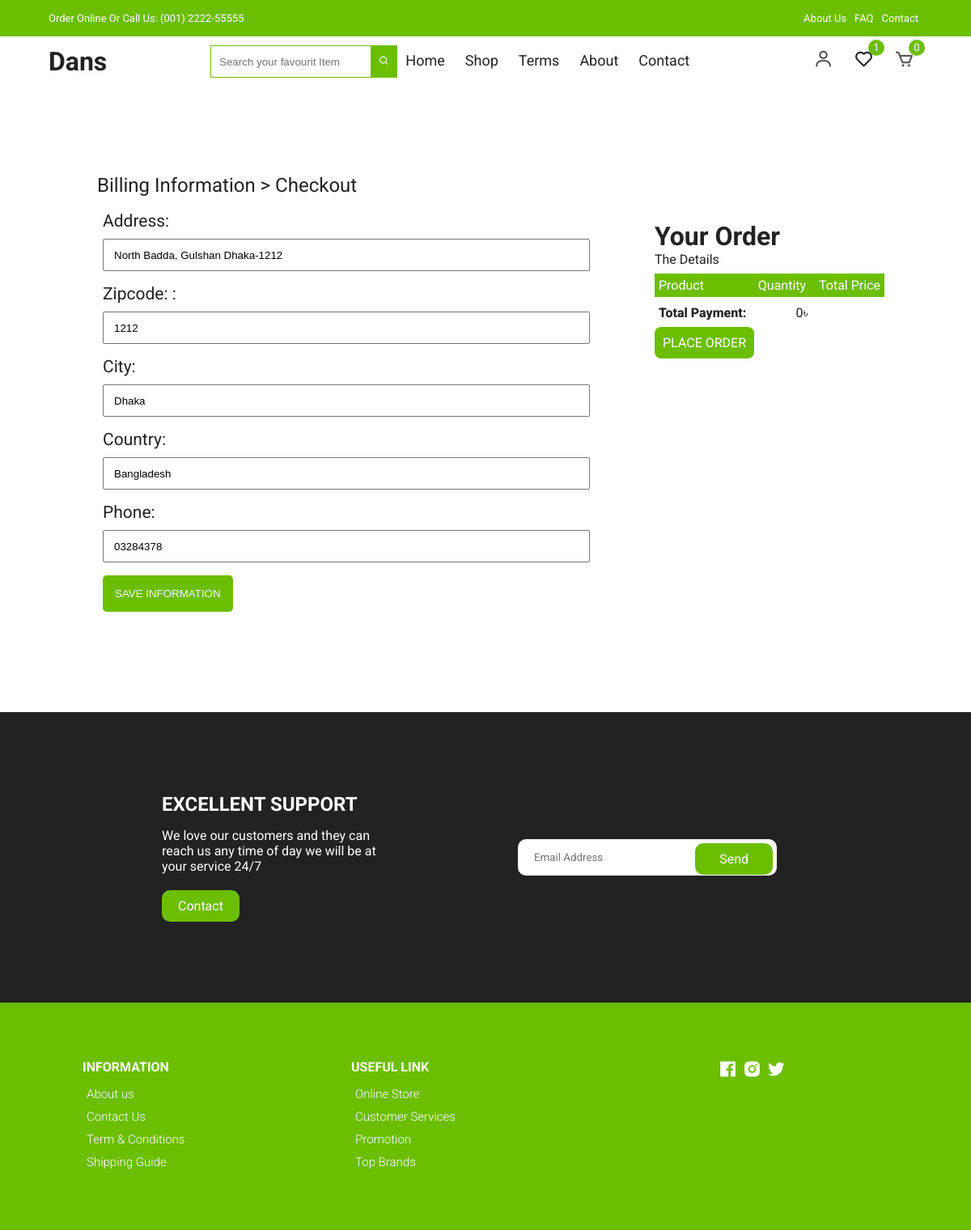
Page /chckout-order/ (signed in) on the committed database.
### Accounts/models.py (models this page shows, shortened)
class User(AbstractBaseUser, PermissionsMixin):
    email = models.EmailField(unique=True, null=False)
    password = models.CharField(max_length=120)
    user_rol = (
        ('Admin','Admin'),
        ('Customer','Customer'),
    )
    user_type = models.CharField(
        max_length=20,
        choices=user_rol,
        default='Customer'
        )
    is_staff = models.BooleanField(
        gettext_lazy("staff status"),
        default=False,
        help_text = gettext_lazy("Designet whether this user can Login this site")
    )
    is_active = models.BooleanField(
        gettext_lazy("Active"),
        default=True,
        help_text = gettext_lazy("designates Whether this user should be creates as active. unselect this instad of deleting accounts")
    )
    USERNAME_FIELD = 'email'
    objects = MyUserManager()

### paymentApp/models.py (models this page shows, shortened)
class Billing_Address(models.Model):
    user = models.ForeignKey(User, on_delete=models.CASCADE, related_name='ba')
    address = models.CharField(max_length=20, null=True, blank=True)
    zipeCode = models.CharField(max_length=150, null=True, blank=True)
    city = models.CharField(max_length=150, null=True, blank=True)
    country = models.CharField(max_length=150, null=True, blank=True)
    phone = models.CharField(max_length=50, null=True, blank=True)
    created_at = models.DateTimeField(auto_now_add=True)
    def is_fully_filed(self):
        fields_name=[f.name for f in self._meta.get_fields()]
        for field_name in fields_name:
            value = getattr(self, field_name)
            if value is None or value=='':
                return False
        return True

### orderApp/models.py (models this page shows, shortened)
class Order(models.Model):
    orderItem = models.ManyToManyField(Cart)
    user = models.ForeignKey(User, on_delete=models.CASCADE, related_name='user_order')
    ordered = models.BooleanField(default=False)
    createdAt = models.DateTimeField(auto_now_add=True)
    order_date = models.DateField(auto_now=True)
    paymentId = models.CharField(max_length=264, blank=True, null=True)
    delivered_status = models.BooleanField(default=False)
    orderId = models.CharField(max_length=200, blank=True, null=True)
    def getTotals(self):
        total = 0
        for order_item in self.orderItem.all():
            total += float(order_item.get_total())
        return total

### paymentApp/views.py (the view, shortened to what this page needs)
# urls.py: path('chckout-order/', views.Checkout, name='checkout'),
@login_required
def Checkout(request):
    saved_address = Billing_Address.objects.get_or_create(user=request.user)
    order_qs = Order.objects.filter(user=request.user, ordered=False)
    order_items = order_qs[0].orderItem.all()
    order_total = order_qs[0].getTotals
    address = Billing_Address.objects.get(user=request.user)
    context={
        'address':address,
        'order_items':order_items,
        'order_total':order_total,
    }
    return render(request, 'paymentApp/checkout.html', context)

### orderApp/templatetags/cart_tag.py (called while the page is built)
@register.filter
def cart_total(user):
    order = Cart.objects.filter(user=user, purchase=False)
    if order.exists():
        return order.count()
    else:
        return 0

@register.filter
def wishListTotal(user):
    wishlist = WishList.objects.filter(user=user)
    if wishlist.exists():
        return wishlist.count()
    else:
        return 0

### template/paymentApp/checkout.html (shortened to what this page needs)
{% extends "base.html" %}
{% load static %}
{% block body %}
    <div class="checkout-container">
        <h2>Billing Information > Checkout</h2>
        <div class="address-container">
            <div class="input-fields">
                <form action="" method="POST">
                    <div class="fields">
                        <label for="address">Address: </label>
                        <input type="text" value="{{ address.address }}" name="address" id="address" >
                    </div>
                    <div class="fields">
                        <label for="zip">Zipcode: : </label>
                        <input type="text" name="zipcode" value="{{address.zipeCode}}" placeholder="Zipcode" id="zip" >
                    </div>
                    <div class="fields">
                        <label for="city">City: </label>
                        <input type="text" name="city" value="{{address.city}}" placeholder="City" id="city" >
                    </div>
                    <div class="fields">
                        <label for="country">Country: </label>
                        <input type="text" name="country" value="{{address.country}}" placeholder="Country" id="country" >
                    </div>
                    <div class="fields">
                        <label for="phone">Phone: </label>
                        <input type="text" name="phone" value="{{address.phone}}" placeholder="Phone" id="phone" >
                    </div>
                    <div class="fields">
                        <button type="submit">SAVE INFORMATION</button>
                    </div>
                </form>
            </div>
            <div class="total-fields">
                <div class="orderContainer">
                    <h1>Your Order</h1>
                    <p>The Details</p>
                    <table>
                        <tr>
                            <th>Product</th>
                            <th>Quantity</th>
                            <th>Total Price</th>
                        </tr>
                        <tr>
                            <td style="font-weight: 800;">Total Payment: </td>
                            <td>{{order_total}}&#2547</td>
                        </tr>
                    </table>
                    {% if address.is_fully_filed %}
                        <a href="{% url 'paymentApp:payment' %}" class="orderBtn">PLACE ORDER</a>
                    {% else %}
                        <a href="" aria-disabled="true" class="orderBtn" style="background-color: rgb(209, 55, 55);">Complate Billing Address</a>
                    {% endif %}
                </div>
            </div>
        </div>
    </div>
{% endblock %}

### template/base.html (shortened to what this page needs)
<!DOCTYPE html>
{% load static %}
{% load cart_tag %}
<html lang="en">
  <head>
    <link
      href="https://unpkg.com/boxicons@2.0.7/css/boxicons.min.css"
      rel="stylesheet" />
    <link rel="stylesheet"
      href="https://cdnjs.cloudflare.com/ajax/libs/Glide.js/3.4.1/css/glide.core.css">
    <link rel="stylesheet"
      href="https://cdnjs.cloudflare.com/ajax/libs/Glide.js/3.4.1/css/glide.theme.css">
    <link rel="stylesheet" href="{% static 'website_assets/css/styles.css' %}" />
  </head>
  <body>
    <header class="header" id="header">
      <div class="top-nav">
        <div class="container d-flex">
          <p>Order Online Or Call Us: (001) 2222-55555</p>
          <ul class="d-flex">
            <li><a href="{% url 'homeApp:about_us' %}">About Us</a></li>
            <li><a href="{% url 'homeApp:faq' %}">FAQ</a></li>
            <li><a href="{% url 'homeApp:contact_us' %}">Contact</a></li>
          </ul>
        </div>
      </div>
      <div class="navigation">
        <div class="nav-center container d-flex">
          <a href="/" class="logo text-6xl font-bold"><h1>Dans</h1></a>
          <ul class="nav-list d-flex">
            <li>
              <div class="hidden">
                <form action="{% url 'homeApp:home' %}" method="GET">
                  <input
                    style="height: 40px;padding:10px;border:1px solid #6cbe02; outline:none"
                    type="text" name="search"
                    placeholder="Search your favourit Item">
                  <button id="carsh-btn"
                    style="background-color: #6cbe02;height:40px;padding:0 10px;color:white;border:0;margin-left:-5px;"><i
                      class="bx bx-search"></i></button>
                </form>
              </div>
            </li>
            <li class="nav-item">
              <a href="/" class="nav-link">Home</a>
            </li>
            <li class="nav-item">
              <a href="{% url 'shopApp:products' %}" class="nav-link">Shop</a>
            </li>
            <li class="nav-item">
              <a href="{% url 'homeApp:tearm' %}" class="nav-link">Terms</a>
            </li>
            <li class="nav-item">
              <a href="{% url 'homeApp:about_us' %}" class="nav-link">About</a>
            </li>
            <li class="nav-item">
              <a href="{% url 'homeApp:contact_us' %}" class="nav-link">Contact</a>
            </li>
          </ul>
          <div class="icons d-flex">
            {% if user.is_authenticated %}
            <a href="{% url 'accounts:profile' %}" class="icon">
              <i class="bx bx-user"></i>
            </a>
            <div class="icon">
              <a href="{% url 'shopApp:wishList' %}"><i class="bx bx-heart"></i></a>
              <span class="d-flex">{{request.user | wishListTotal}}</span>
            </div>
            <a href="{% url 'orderApp:card_view' %}" class="icon">
              <i class="bx bx-cart"></i>
              <span class="d-flex">{{request.user | cart_total}}</span>
            </a>
            </div>
            {% endif %}
        </div>
      </div>
    </header>
    {% block body %}
    {% endblock body %}
    {% include "includs/footer.html" %}
  </body>
</html>

### static/website_assets/css/styles.css (style rules this page uses)
:root { --white: #fff; --black: #222; --green: #6cbe02; --grey1: #f0f0f0; --grey2: #e9d7d3; }
*, *::before, *::after { margin: 0; padding: 0; box-sizing: inherit; }
html { box-sizing: border-box; font-size: 62.5%; }
body { font-family: 'Roboto', sans-serif; font-size: 1.6rem; background-color: var(--white); color: var(--black); font-weight: 400; font-style: normal; }
a { text-decoration: none; color: var(--black); }
li { list-style: none; }
.container { max-width: 114rem; margin: 0 auto; padding: 0 3rem; }
.d-flex { display: flex; align-items: center; }
.top-nav { background-color: var(--green); font-size: 1.3rem; color: var(--white); }
.top-nav div { justify-content: space-between; height: 4.5rem; }
.top-nav a { color: var(--white); padding: 0 0.5rem; }
.navigation { height: 6rem; line-height: 6rem; }
.nav-center { justify-content: space-between; }
.nav-center .nav-item:not(:last-child) { margin-right: 0.5rem; }
.nav-center .nav-link { font-size: 1.8rem; padding: 1rem; }
.icon { cursor: pointer; font-size: 2.5rem; padding: 0 1rem; color: #555; position: relative; }
.icon:not(:last-child) { margin-right: 0.5rem; }
.icon span { position: absolute; top: 3px; right: -3px; background-color: var(--green); color: var(--white); border-radius: 50%; font-size: 1.3rem; height: 2rem; width: 2rem; justify-content: center; }
form { position: relative; z-index: 1; }
table { width: 100%; border-collapse: collapse; }
th { text-align: left; padding: 0.5rem; color: #fff; background-color: var(--green); font-weight: normal; }
td { padding: 1rem 0.5rem; }
td:last-child { text-align: right; }
th:last-child { text-align: right; }

### template/base.html (style rules this page uses)
.checkout-container { width: 90%; margin: 10rem auto; }
.input-fields { display: flex; width: 60%; margin-bottom: 16px; }
.checkout-container h2 { padding-left: 6rem; font-weight: 400; padding-top: 1rem; padding-bottom: 1rem; }
.fields { padding: 8px 4rem; }
.fields label { font-size:21px; }
.fields input { width: 200%; height: 40px; padding: 12px; margin-top: 10px; }
.fields button { padding: 15px; background-color: #6cbe02; border: 0; color: aliceblue; border-radius: 5px; }
.address-container { display: flex; justify-content: space-around; }
.total-fields { width: 30%; }
.orderContainer { padding: 2rem; }
.orderContainer table { margin: 8px 0; }
.orderBtn { background-color: #6cbe02; padding: 1rem; color: white; border-radius: 8px; margin-top: 18px; }

### rows in the picture
User: user|wishListTotal "1", user|cart_total "0"
Billing_Address: address "North Badda, Gulshan Dhaka-1212", zipcode "1212", city "Dhaka", country "Bangladesh", phone "03284378"
Order: id "0"
